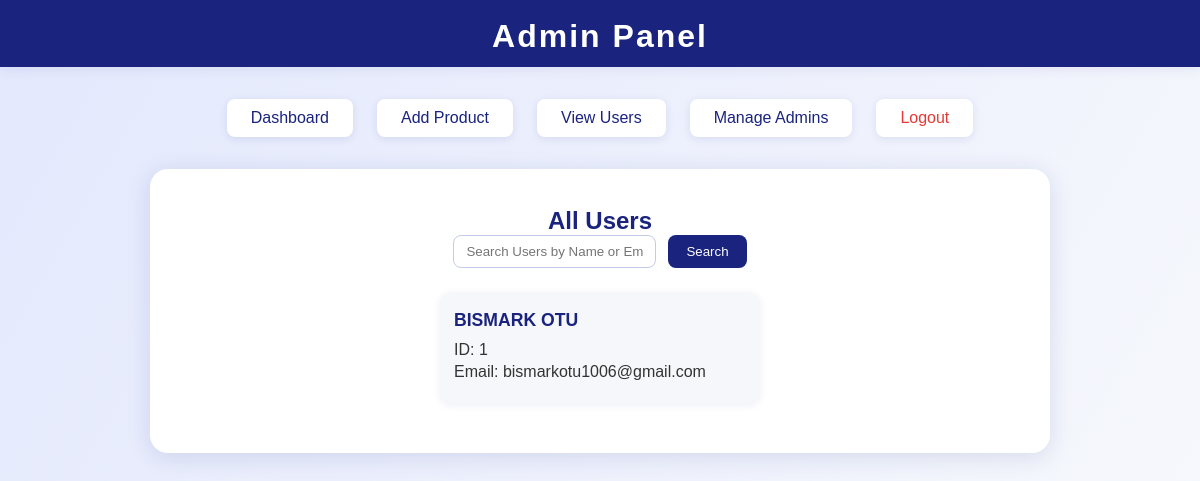
Page /admin/users.php (signed in) on the committed database.
### tables this page shows
CREATE TABLE `users` (
  `id` int(11) NOT NULL,
  `fname` varchar(50) NOT NULL,
  `lname` varchar(50) NOT NULL,
  `email` varchar(100) NOT NULL,
  `phone` varchar(20) DEFAULT NULL,
  `passwd` varchar(255) NOT NULL,
  `address` text DEFAULT NULL,
  `created_at` timestamp NOT NULL DEFAULT current_timestamp()
);

### admin/users.php (the view, shortened to what this page needs)
<?php
include('../db.php');
$search = isset($_GET['search']) ? $conn->real_escape_string($_GET['search']) : '';
$users = mysqli_query($conn,
    $search ?
        "SELECT * FROM users WHERE fname LIKE '%$search%' OR lname LIKE '%$search%' OR CONCAT(fname, ' ', lname) LIKE '%$search%' OR email LIKE '%$search%'"
        : "SELECT * FROM users"
);
?>
<!DOCTYPE html>
<html lang="en">
<head>
    <link rel="stylesheet" href="../styles/style.css">
    <link rel="stylesheet" href="../styles/admin_styles.css">
</head>
<body>
    <div class="admin-header">Admin Panel</div>
    <div class="admin-nav">
        <a href="dashboard.php">Dashboard</a>
        <a href="add_product.php">Add Product</a>
        <a href="users.php">View Users</a>
        <a href="admins.php">Manage Admins</a>
        <a href="logout.php" style="color:#e53935;">Logout</a>
    </div>
    <div class="admin-container">
        <h2 style="color:#1a237e;text-align:center;">All Users</h2>
        <form method="get" style="margin-bottom:24px;display:flex;justify-content:center;gap:12px;">
            <input type="text" name="search" placeholder="Search Users by Name or Email" value="<?php echo isset($_GET['search']) ? htmlspecialchars($_GET['search']) : ''; ?>" style="padding:8px 12px;border-radius:8px;border:1px solid #c5cae9;min-width:200px;">
            <button type="submit" style="padding:8px 18px;border-radius:8px;background:#1a237e;color:#fff;border:none;">Search</button>
        </form>
        <div class="admin-table-flex">
            <?php while($user = mysqli_fetch_assoc($users)) { ?>
                <div class="admin-table-card">
                    <h4>
                        <?php
                        if (isset($user['name'])) {
                            echo htmlspecialchars($user['name']);
                        } else {
                            echo htmlspecialchars(trim(($user['fname'] ?? '') . ' ' . ($user['lname'] ?? '')));
                        }
                        ?>
                    </h4>
                    <p>ID: <?php echo $user['id']; ?></p>
                    <p>Email: <?php echo htmlspecialchars($user['email']); ?></p>
                </div>
            <?php } ?>
        </div>
    </div>
</body>
</html>

### styles/style.css (style rules this page uses)
* { padding: 0; margin: 0; box-sizing: border-box; font-family: Arial, Helvetica, sans-serif; }

### styles/admin_styles.css (style rules this page uses)
body { background: linear-gradient(120deg, #e3e8fd 0%, #f8fafc 100%); min-height: 100vh; margin: 0; font-family: 'Segoe UI', Arial, sans-serif; }
.admin-header { width: 100%; background: #1a237e; color: #fff; padding: 18px 0 12px 0; text-align: center; font-size: 2rem; font-weight: bold; letter-spacing: 2px; box-shadow: 0 2px 12px rgba(26,35,126,0.08); margin-bottom: 32px; }
.admin-nav { display: flex; justify-content: center; gap: 24px; margin-bottom: 32px; }
.admin-nav a { background: #fff; color: #1a237e; padding: 10px 24px; border-radius: 8px; text-decoration: none; font-weight: 500; box-shadow: 0 2px 8px rgba(26,35,126,0.10); transition: background 0.2s, color 0.2s; }
.admin-container { max-width: 900px; margin: 0 auto; background: #fff; border-radius: 18px; box-shadow: 0 4px 24px rgba(26,35,126,0.13); padding: 38px 28px 32px 28px; margin-bottom: 40px; }
.admin-table-flex { display: flex; flex-wrap: wrap; gap: 24px; justify-content: center; }
.admin-table-card { background: #f5f7fa; border-radius: 12px; box-shadow: 0 2px 8px rgba(26,35,126,0.08); padding: 18px 14px; min-width: 260px; max-width: 320px; flex: 1 1 260px; margin-bottom: 18px; }
.admin-table-card h4 { color: #1a237e; margin-bottom: 10px; font-size: 1.1rem; }
.admin-table-card p { margin: 4px 0; color: #333; font-size: 1rem; }

### rows in the picture
users: fname+lname "BISMARK OTU", id "1", email "bismarkotu1006@gmail.com"
